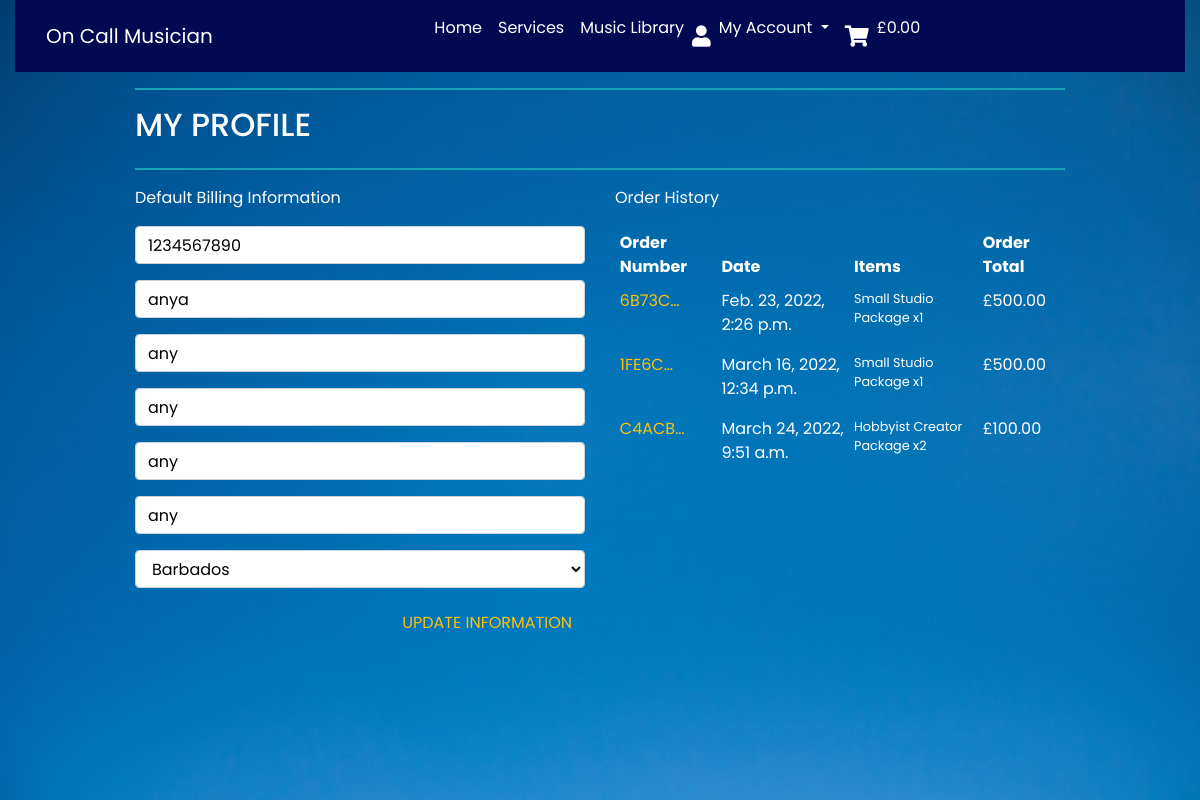
Page /profile/ (signed in) on the earlier database version.
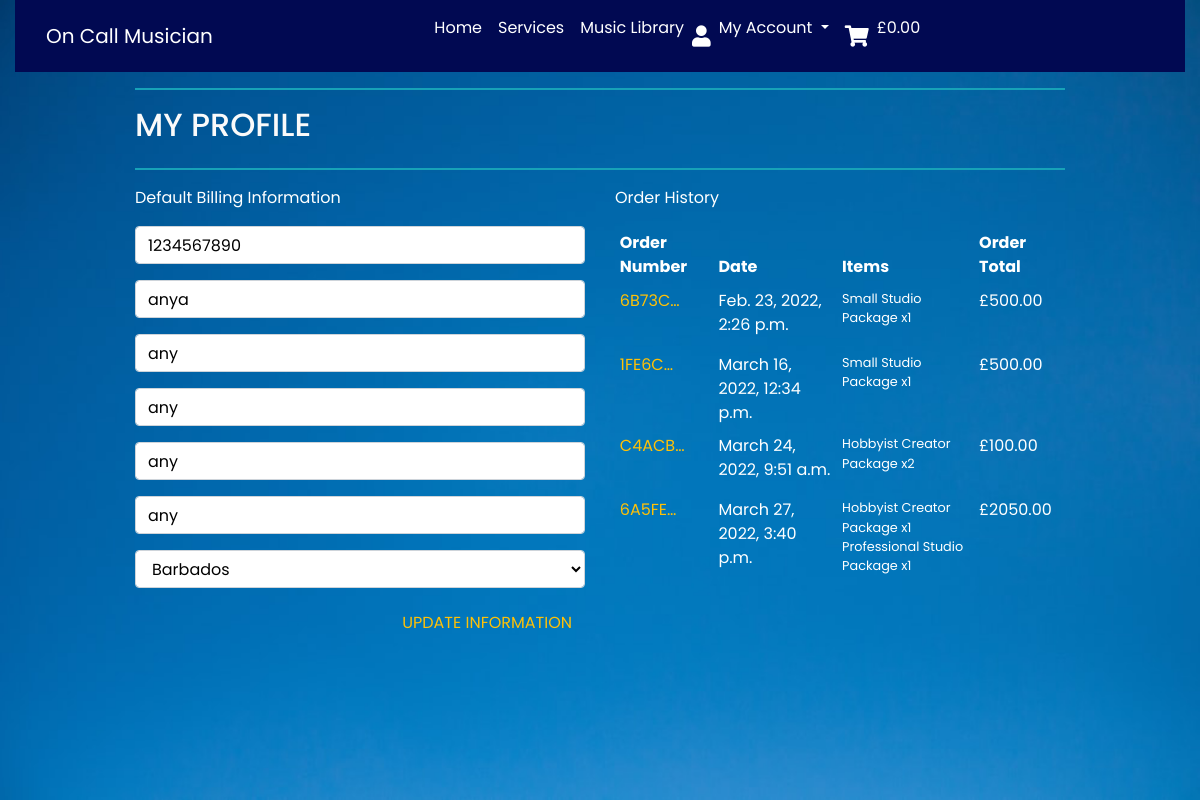
Same page on the later database version.
### checkout/models.py (models this page shows, shortened)
class Order(models.Model):
    order_number = models.CharField(max_length=32, null=False, editable=False)
    user_profile = models.ForeignKey(UserProfile, on_delete=models.SET_NULL,
                                     null=True, blank=True,
                                     related_name='orders')
    full_name = models.CharField(max_length=50, null=False, blank=False)
    email = models.EmailField(max_length=254, null=False, blank=False)
    phone_number = models.CharField(max_length=20, null=False, blank=False)
    country = CountryField(blank_label='Country *', null=False, blank=False)
    postcode = models.CharField(max_length=20, null=True, blank=True)
    town_or_city = models.CharField(max_length=40, null=False, blank=False)
    street_address1 = models.CharField(max_length=80, null=False, blank=False)
    street_address2 = models.CharField(max_length=80, null=True, blank=True)
    county = models.CharField(max_length=80, null=True, blank=True)
    date = models.DateTimeField(auto_now_add=True)
    order_total = models.DecimalField(max_digits=10, decimal_places=2,
                                      null=False, default=0)
    grand_total = models.DecimalField(max_digits=10, decimal_places=2,
                                      null=False, default=0)
    original_cart = models.TextField(null=False, blank=False, default='')
    stripe_pid = models.CharField(max_length=254, null=False, blank=False,
                                  default='')

class OrderLineItem(models.Model):
    order = models.ForeignKey(Order, null=False, blank=False,
                              on_delete=models.CASCADE,
                              related_name='lineitems')
    service = models.ForeignKey(Service, null=False, blank=False,
                                on_delete=models.CASCADE)
    quantity = models.IntegerField(null=False, blank=False, default=0)
    lineitem_total = models.DecimalField(max_digits=6, decimal_places=2,
                                         null=False, blank=False,
                                         editable=False)

### services/models.py (models this page shows, shortened)
class Service(models.Model):
    name = models.CharField(max_length=254)
    description = models.TextField(max_length=400)
    price = models.DecimalField(max_digits=6, decimal_places=2)
    subscription = models.CharField(max_length=254, default='Subscription')
    access = models.CharField(max_length=254, default='Access')
    original_music = models.CharField(max_length=254, default='Original Music')
    rating = models.DecimalField(max_digits=6, decimal_places=2, null=True,
                                 blank=True)
    image_url = models.URLField(max_length=1024, null=True, blank=True)
    image = models.ImageField(null=True, blank=True)

### profiles/views.py (the view)
# urls.py: path('profile/', include('profiles.urls')),
@login_required
def profile(request):
    profile = get_object_or_404(UserProfile, user=request.user)
    if request.method == 'POST':
        form = UserProfileForm(request.POST, instance=profile)
        if form.is_valid():
            form.save()
            messages.success(request, 'Profile updated successfully')
        else:
            messages.error(request, 'Update failed. Please ensure'
                                    'the form is valid.')
    else:
        form = UserProfileForm(instance=profile)
    orders = profile.orders.all()
    template = 'profiles/profile.html'
    context = {
        'form': form,
        'orders': orders,
        'on_profile_page': True
    }
    return render(request, template, context)

### cart/contexts.py (called while the page is built, shortened)
def cart_contents(request):
    cart_items = []
    total = 0
    service_count = 0
    discount = 0
    cart = request.session.get('cart', {})
    if total < settings.TEN_PERCENT_DISCOUNT:
        discount = total * Decimal(settings.SINGLE_PRODUCT_COUNT)
        discount_delta = settings.TEN_PERCENT_DISCOUNT - total
    else:
        discount = 0
        discount_delta = 0
    grand_total = discount + total
    context = {
        'cart_items': cart_items,
        'total': total,
        'service_count': service_count,
        'discount': discount,
        'discount_delta': discount_delta,
        'ten_percent_discount': settings.TEN_PERCENT_DISCOUNT,
        'grand_total': grand_total,
    }
    return context

### profiles/templates/profiles/profile.html (shortened to what this page needs)
{% extends "base.html" %}
{% load static %}
{% block extra_css %}
<link rel="stylesheet" href="{% static 'profiles/css/profile.css' %}">
{% endblock %}
{% block content %}
<div class="overlay"></div>
<div class="container">
    <div class="row">
        <div class="col">
            <hr class="h-rule">
            <h2 class="logo-font mb-4">My Profile</h2>
            <hr class="h-rule">
        </div>
    </div>
    <div class="row">
        <div class="col-12 col-lg-6">
            <p class="text-white">Default Billing Information</p>
            <form class="mt-3" action="{% url 'profile' %}" method="POST" id="profile-update-form">
                {{ form|crispy }}
                <button class="btn btn-black rounded-0 text-uppercase text-warning float-right">Update Information</button>
            </form>
        </div>
        <div class="col-12 col-lg-6">
            <p class="text-white">Order History</p>
            <div class="order-history table-responsive">
                <table class="table table-sm table-borderless">
                    <thead class="text-white">
                        <tr>
                            <th >Order Number</th>
                            <th>Date</th>
                            <th>Items</th>
                            <th>Order Total</th>
                        </tr>
                    </thead>
                    <tbody>
                        {% for order in orders %}
                            <tr class="text-white">
                                <td>
                                    <a href="{% url 'order_history' order.order_number %}"
                                    title="{{ order.order_number }}" class="text-warning">
                                        {{ order.order_number|truncatechars:6 }}
                                    </a>
                                </td>
                                <td>{{ order.date }}</td>
                                <td>
                                    <ul class="list-unstyled">
                                        {% for item in order.lineitems.all %}
                                            <li class="small">
                                                {{ item.service.name }}
                                                 x{{ item.quantity }}
                                            </li>
                                        {% endfor %}
                                    </ul>
                                </td>
                                <td>£{{ order.grand_total }}</td>
                            </tr>
                        {% endfor %}
                    </tbody>
                </table>
            </div>
        </div>
    </div>
{% endblock %}

Differences in the rows shown:
added Order: order_number "6A5FE…", date "March 27, 2022, 3:40 p.m.", grand_total "2050.00"
added OrderLineItem: service.name "Hobbyist Creator Package", quantity "1", shown under "6A5FE…"
added OrderLineItem: service.name "Professional Studio Package", quantity "1", shown under "6A5FE…"
